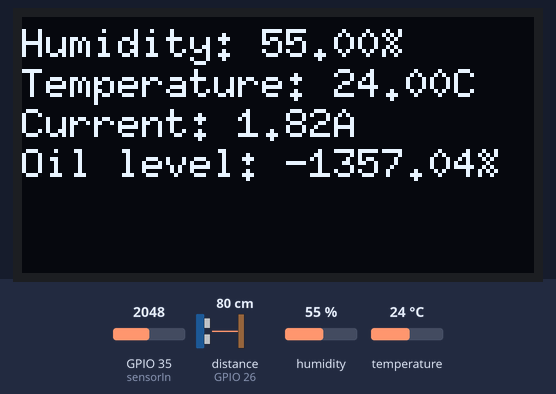
The sketch below on a simulated ESP32. Parts: 128×64 one-colour display. The test bench sets the inputs (shaded band); at power-on: humidity 55 %, GPIO 35 (sensorIn) = 2048, distance to the obstacle (sensor on GPIO 26) 80 cm, temperature 24 °C. The echo pulse lasts 58.3 µs per cm; WiFi joins after 1.5 s; servers stay silent unless stated; what the sketch prints to the serial monitor is not drawn.

Above: at 6.0 s.
6.1 s: humidity set to 22 %
At 9.7 s:
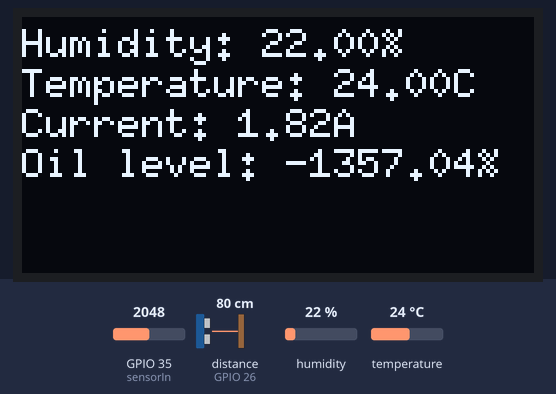
10.5 s: GPIO 35 (sensorIn) set to 2866
At 12.9 s:
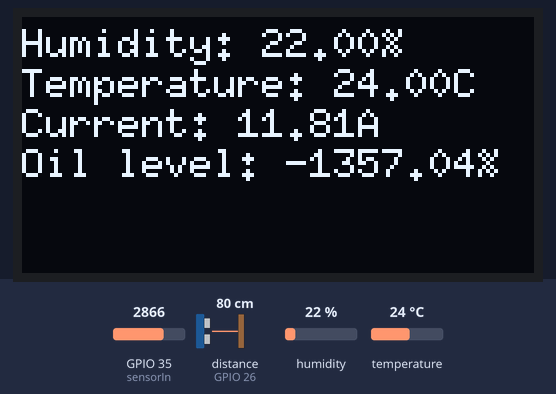
14.1 s: distance to the obstacle (sensor on GPIO 26) set to 2 cm
At 17.1 s:
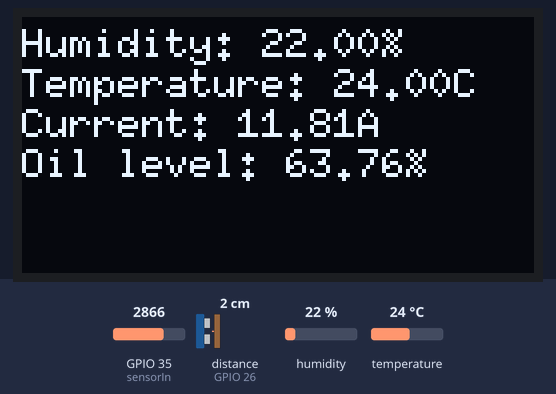
17.7 s: temperature set to 12 °C
At 21.0 s:
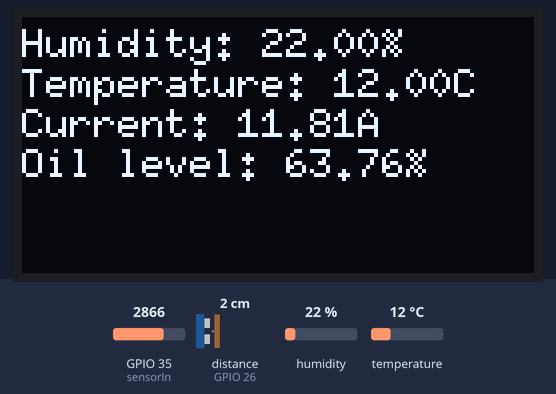
21.3 s: GPIO 35 (sensorIn) set to 3972
At 24.3 s:
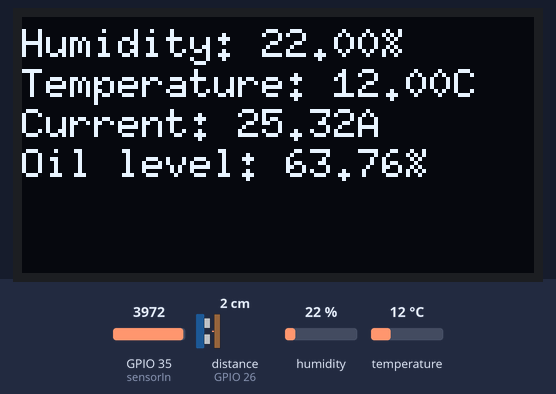
24.9 s: distance to the obstacle (sensor on GPIO 26) set to 4 cm
At 28.5 s:
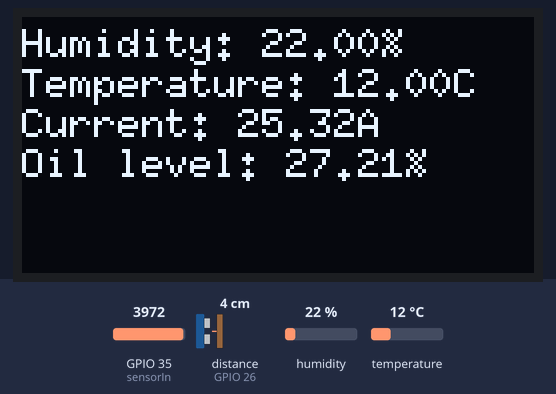
Timing chart, 0 to 29.5 s (numbered marks = the images above; inputs shaded):
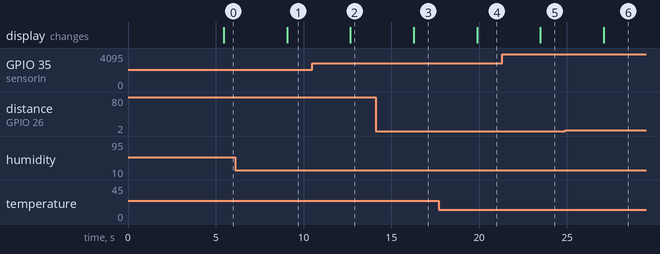

The sketch:

main.ino
```cpp
//auth
#define BLYNK_TEMPLATE_ID "TMPL2VDCRCY49"
#define BLYNK_TEMPLATE_NAME "temp and hum monitor"
#define BLYNK_AUTH_TOKEN ""
//blynk imports
#define BLYNK_PRINT Serial
#include <WiFi.h>
#include <BlynkSimpleEsp32.h>
#include <WiFiClient.h>
BlynkTimer timer;

char auth[] = BLYNK_AUTH_TOKEN;
char ssid[] = "";
char pass[] = "";

//Temp. Humidity sensor
#include <DHT.h>

//OLED display
#include <U8g2lib.h>

//common library
#include <Wire.h>

//PINOUTS

//DHT-11
#define DHTPIN 19
#define DHTTYPE DHT11
DHT dht(DHTPIN, DHTTYPE);

//OLED
#define OLED_SDA 21
#define OLED_SCL 22
U8G2_SSD1306_128X64_NONAME_F_HW_I2C u8g2(U8G2_R0, OLED_SCL, OLED_SDA);  // Initialize U8g2 display object

//current
const int sensorIn = 35;

//ultrasonic sensor
#define echoPin 26
#define trigPin 27
long duration;
double distance;


void setup() {
  Serial.begin(9600);

  pinMode(trigPin, OUTPUT);
  pinMode(echoPin, INPUT);

  dht.begin();
  u8g2.begin();

  // Initialize Blynk
  Blynk.begin(auth, ssid, pass);
}

void loop() {
  Blynk.run();
  timer.run();

  delay(2000);  // Wait for 2 seconds

  // Read temperature and humidity values from DHT11 sensor
  float humidity = dht.readHumidity();
  float temperature = dht.readTemperature();

  //ACS712
  float ACSValue = 0.0, Samples = 0.0, AvgACS = 0.0, BaseVol = 1.53; //Change BaseVol as per your reading in the first step.
  for (int x = 0; x < 500; x++) { //This would take 500 Samples
    ACSValue = analogRead(sensorIn);
    Samples = Samples + ACSValue;
    delay (3);
  }
  AvgACS = Samples/500;
  Serial.println((((AvgACS) * (3.3 / 4095.0)) - BaseVol ) / 0.066 );
  float curr = abs((((AvgACS) * (3.3 / 4095.0)) - BaseVol ) / 0.066);
  //----------

  //HC-SR-04
  digitalWrite(trigPin, LOW);
  delayMicroseconds(2);
  digitalWrite(trigPin, HIGH);
  delayMicroseconds(10);
  digitalWrite(trigPin, LOW);

  duration = pulseIn(echoPin, HIGH);
  distance = duration / 58.2;
  distance = (((5.5-distance)/(5.5)))*100;
  String oil = String(distance);
  //----------

  // Print temperature and humidity values to Serial Monitor
  Serial.print("Humidity: ");
  Serial.print(humidity);
  Serial.print("%  Temperature: ");
  Serial.print(temperature);
  Serial.println("°C");

  // Send data to Blynk
  Blynk.virtualWrite(V0, temperature);
  Blynk.virtualWrite(V1, humidity);
  Blynk.virtualWrite(V2, curr);
  Blynk.virtualWrite(V3, distance);

  // Display temperature, humidity, current, oil level on OLED display
  u8g2.clearBuffer();  // Clear the display buffer
  u8g2.setFont(u8g2_font_6x10_tf);  // Set the font size
  u8g2.setCursor(0, 10);  // Set the cursor position
  u8g2.print("Humidity: ");
  u8g2.print(humidity);
  u8g2.print("%");
  u8g2.setCursor(0, 20);
  u8g2.print("Temperature: ");
  u8g2.print(temperature);
  u8g2.print("C");

  u8g2.setCursor(0, 30);
  u8g2.print("Current: ");
  u8g2.print(curr);
  u8g2.print("A");

  u8g2.setCursor(0, 40);
  u8g2.print("Oil level: ");
  u8g2.print(distance);
  u8g2.print("%");

  u8g2.sendBuffer();  // Send the buffer to the display
}
```

Measured:
- after the input at 6.1 s, the display: changes after 3.0 s (image 1)
- after the input at 10.5 s, the display: changes after 2.2 s (image 2)
- after the input at 14.1 s, the display: changes after 2.2 s (image 3)
- after the input at 17.7 s, the display: changes after 2.2 s (image 4)
- after the input at 21.3 s, the display: changes after 2.2 s (image 5)
- after the input at 24.9 s, the display: changes after 2.2 s (image 6)
